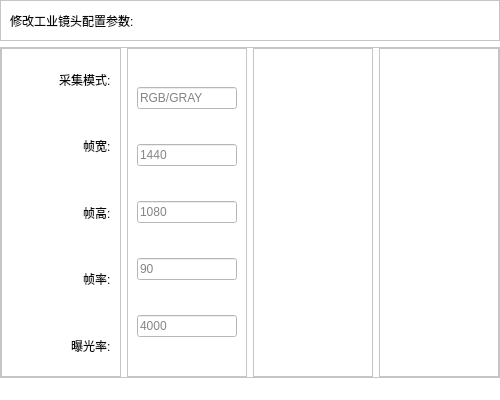
<?xml version="1.0" encoding="UTF-8"?>
<ui version="4.0">
 <class>MainWindow</class>
 <widget class="QMainWindow" name="MainWindow">
  <property name="geometry">
   <rect>
    <x>0</x>
    <y>0</y>
    <width>500</width>
    <height>400</height>
   </rect>
  </property>
  <property name="minimumSize">
   <size>
    <width>500</width>
    <height>400</height>
   </size>
  </property>
  <property name="maximumSize">
   <size>
    <width>500</width>
    <height>400</height>
   </size>
  </property>
  <property name="windowTitle">
   <string>智屏微翻肛鉴别系统</string>
  </property>
  <property name="windowIcon">
   <iconset>
    <normaloff>icon/logo.jpg</normaloff>icon/logo.jpg</iconset>
  </property>
  <property name="toolTipDuration">
   <number>-1</number>
  </property>
  <property name="styleSheet">
   <string notr="true">background-color:rgba(0,0,0,0);
background-color: rgb(255, 255, 255);</string>
  </property>
  <widget class="QWidget" name="centralwidget">
   <layout class="QVBoxLayout" name="verticalLayout" stretch="1,8">
    <property name="leftMargin">
     <number>0</number>
    </property>
    <property name="topMargin">
     <number>0</number>
    </property>
    <property name="rightMargin">
     <number>0</number>
    </property>
    <property name="bottomMargin">
     <number>0</number>
    </property>
    <item>
     <widget class="QFrame" name="frame">
      <property name="maximumSize">
       <size>
        <width>1000</width>
        <height>1000</height>
       </size>
      </property>
      <property name="frameShape">
       <enum>QFrame::StyledPanel</enum>
      </property>
      <property name="frameShadow">
       <enum>QFrame::Raised</enum>
      </property>
      <layout class="QHBoxLayout" name="horizontalLayout">
       <item>
        <widget class="QLabel" name="label">
         <property name="styleSheet">
          <string notr="true">font: 18pt &quot;幼圆&quot;;
color: rgb(9, 9, 9);</string>
         </property>
         <property name="text">
          <string>修改工业镜头配置参数:</string>
         </property>
        </widget>
       </item>
      </layout>
     </widget>
    </item>
    <item>
     <widget class="QFrame" name="frame_2">
      <property name="frameShape">
       <enum>QFrame::StyledPanel</enum>
      </property>
      <property name="frameShadow">
       <enum>QFrame::Raised</enum>
      </property>
      <layout class="QHBoxLayout" name="horizontalLayout_2" stretch="1,1,1,1">
       <property name="leftMargin">
        <number>0</number>
       </property>
       <property name="topMargin">
        <number>0</number>
       </property>
       <property name="rightMargin">
        <number>0</number>
       </property>
       <property name="bottomMargin">
        <number>0</number>
       </property>
       <item>
        <widget class="QFrame" name="frame_3">
         <property name="styleSheet">
          <string notr="true">font: 16pt &quot;幼圆&quot;;
color: rgb(9, 9, 9);</string>
         </property>
         <property name="frameShape">
          <enum>QFrame::StyledPanel</enum>
         </property>
         <property name="frameShadow">
          <enum>QFrame::Raised</enum>
         </property>
         <layout class="QVBoxLayout" name="verticalLayout_2">
          <property name="leftMargin">
           <number>0</number>
          </property>
          <property name="topMargin">
           <number>0</number>
          </property>
          <property name="bottomMargin">
           <number>0</number>
          </property>
          <item alignment="Qt::AlignRight">
           <widget class="QLabel" name="label_2">
            <property name="text">
             <string>采集模式:</string>
            </property>
           </widget>
          </item>
          <item alignment="Qt::AlignRight">
           <widget class="QLabel" name="label_3">
            <property name="text">
             <string>帧宽:</string>
            </property>
           </widget>
          </item>
          <item alignment="Qt::AlignRight">
           <widget class="QLabel" name="label_4">
            <property name="text">
             <string>帧高:</string>
            </property>
           </widget>
          </item>
          <item alignment="Qt::AlignRight">
           <widget class="QLabel" name="label_5">
            <property name="text">
             <string>帧率:</string>
            </property>
           </widget>
          </item>
          <item alignment="Qt::AlignRight">
           <widget class="QLabel" name="label_6">
            <property name="text">
             <string>曝光率:</string>
            </property>
           </widget>
          </item>
         </layout>
        </widget>
       </item>
       <item>
        <widget class="QFrame" name="frame_4">
         <property name="styleSheet">
          <string notr="true">font: 16pt &quot;幼圆&quot;;
color: rgb(9, 9, 9);</string>
         </property>
         <property name="frameShape">
          <enum>QFrame::StyledPanel</enum>
         </property>
         <property name="frameShadow">
          <enum>QFrame::Raised</enum>
         </property>
         <layout class="QVBoxLayout" name="verticalLayout_3">
          <item>
           <widget class="QLineEdit" name="edu_mode">
            <property name="text">
             <string/>
            </property>
            <property name="placeholderText">
             <string>RGB/GRAY</string>
            </property>
           </widget>
          </item>
          <item>
           <widget class="QLineEdit" name="edu_width">
            <property name="placeholderText">
             <string>1440</string>
            </property>
           </widget>
          </item>
          <item>
           <widget class="QLineEdit" name="edu_height">
            <property name="placeholderText">
             <string>1080</string>
            </property>
           </widget>
          </item>
          <item>
           <widget class="QLineEdit" name="edu_Fps">
            <property name="placeholderText">
             <string>90</string>
            </property>
           </widget>
          </item>
          <item>
           <widget class="QLineEdit" name="edu_etime">
            <property name="placeholderText">
             <string>4000</string>
            </property>
           </widget>
          </item>
         </layout>
        </widget>
       </item>
       <item>
        <widget class="QFrame" name="frame_5">
         <property name="styleSheet">
          <string notr="true">QPushButton{
	
	background-color:qlineargradient(spread:pad,x1:0,y1:0,x2:1, y2:1, stop:0
rgba(102,133,156,255), stop:1 rgba(117,255,201,255));
	border-radius:15px;
	font: 12pt &quot;幼圆&quot;;
	color: rgb(255, 255, 255);
}</string>
         </property>
         <property name="frameShape">
          <enum>QFrame::StyledPanel</enum>
         </property>
         <property name="frameShadow">
          <enum>QFrame::Raised</enum>
         </property>
         <layout class="QVBoxLayout" name="verticalLayout_4">
          <item>
           <widget class="QPushButton" name="pushButton">
            <property name="minimumSize">
             <size>
              <width>100</width>
              <height>50</height>
             </size>
            </property>
            <property name="maximumSize">
             <size>
              <width>80</width>
              <height>30</height>
             </size>
            </property>
            <property name="text">
             <string>保存并退出</string>
            </property>
           </widget>
          </item>
         </layout>
        </widget>
       </item>
       <item>
        <widget class="QFrame" name="frame_6">
         <property name="frameShape">
          <enum>QFrame::StyledPanel</enum>
         </property>
         <property name="frameShadow">
          <enum>QFrame::Raised</enum>
         </property>
        </widget>
       </item>
      </layout>
     </widget>
    </item>
   </layout>
  </widget>
  <widget class="QStatusBar" name="statusbar"/>
 </widget>
 <resources/>
 <connections/>
</ui>
